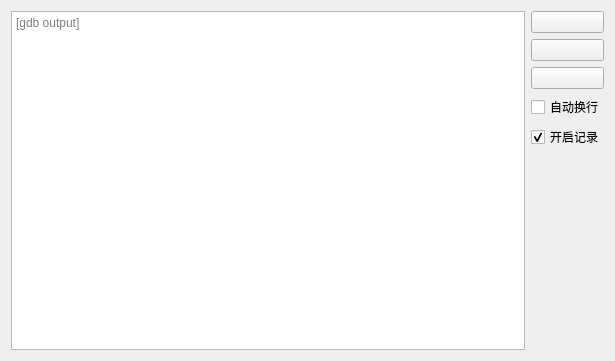
<?xml version="1.0" encoding="UTF-8"?>
<ui version="4.0">
 <class>LogWidget</class>
 <widget class="QWidget" name="LogWidget">
  <property name="geometry">
   <rect>
    <x>0</x>
    <y>0</y>
    <width>615</width>
    <height>361</height>
   </rect>
  </property>
  <property name="windowTitle">
   <string>Log</string>
  </property>
  <layout class="QGridLayout" name="gridLayout">
   <item row="0" column="0" rowspan="6">
    <widget class="QTextEdit" name="textEdit">
     <property name="sizePolicy">
      <sizepolicy hsizetype="Expanding" vsizetype="Expanding">
       <horstretch>100</horstretch>
       <verstretch>0</verstretch>
      </sizepolicy>
     </property>
     <property name="lineWrapMode">
      <enum>QTextEdit::NoWrap</enum>
     </property>
     <property name="readOnly">
      <bool>false</bool>
     </property>
     <property name="placeholderText">
      <string>[gdb output]</string>
     </property>
    </widget>
   </item>
   <item row="0" column="1">
    <widget class="QPushButton" name="clearButton">
     <property name="toolTip">
      <string>清除输出</string>
     </property>
     <property name="statusTip">
      <string/>
     </property>
     <property name="text">
      <string/>
     </property>
     <property name="icon">
      <iconset resource="../../seer/src/resource.qrc">
       <normaloff>:/seer/resources/RelaxLightIcons/edit-clear.svg</normaloff>:/seer/resources/RelaxLightIcons/edit-clear.svg</iconset>
     </property>
    </widget>
   </item>
   <item row="1" column="1">
    <widget class="QPushButton" name="printButton">
     <property name="toolTip">
      <string>打印输出</string>
     </property>
     <property name="statusTip">
      <string/>
     </property>
     <property name="text">
      <string/>
     </property>
     <property name="icon">
      <iconset resource="../../seer/src/resource.qrc">
       <normaloff>:/seer/resources/RelaxLightIcons/document-print.svg</normaloff>:/seer/resources/RelaxLightIcons/document-print.svg</iconset>
     </property>
    </widget>
   </item>
   <item row="2" column="1">
    <widget class="QPushButton" name="saveButton">
     <property name="toolTip">
      <string>将输出写入到文件</string>
     </property>
     <property name="statusTip">
      <string/>
     </property>
     <property name="text">
      <string/>
     </property>
     <property name="icon">
      <iconset resource="../../seer/src/resource.qrc">
       <normaloff>:/seer/resources/RelaxLightIcons/document-save-as.svg</normaloff>:/seer/resources/RelaxLightIcons/document-save-as.svg</iconset>
     </property>
    </widget>
   </item>
   <item row="3" column="1">
    <widget class="QCheckBox" name="wrapTextCheckBox">
     <property name="toolTip">
      <string>开启自动换行</string>
     </property>
     <property name="statusTip">
      <string/>
     </property>
     <property name="text">
      <string>自动换行</string>
     </property>
    </widget>
   </item>
   <item row="4" column="1">
    <widget class="QCheckBox" name="enableCheckBox">
     <property name="toolTip">
      <string>开启/关闭记录</string>
     </property>
     <property name="text">
      <string>开启记录</string>
     </property>
     <property name="checked">
      <bool>true</bool>
     </property>
    </widget>
   </item>
   <item row="5" column="1">
    <spacer name="verticalSpacer">
     <property name="orientation">
      <enum>Qt::Vertical</enum>
     </property>
     <property name="sizeHint" stdset="0">
      <size>
       <width>20</width>
       <height>188</height>
      </size>
     </property>
    </spacer>
   </item>
  </layout>
 </widget>
 <resources>
  <include location="../../seer/src/resource.qrc"/>
 </resources>
 <connections/>
</ui>
